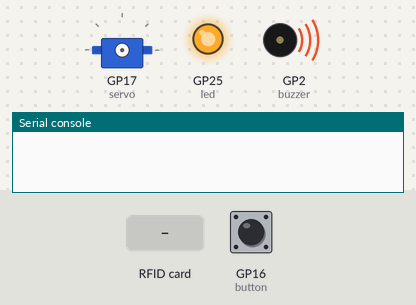
Simulated run of this program. Board: Raspberry Pi Pico running MicroPython. Parts: servo, output pins drawn as LEDs (lit = HIGH), buzzer (waves = sounding, pin HIGH), the last lines printed to the serial console. The inputs (shaded band) are chosen by the test bench; at power-on: GP16 (button) HIGH. Servo angles are drawn from the pulse width (0.5 ms = 0°, 2.5 ms = 180°).

Above: at 0.1 s.
At 1.8 s:
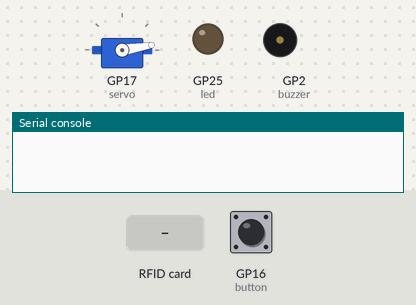
1.9 s: RFID card 5E 7A 19 C4 held to the reader
At 2.05 s:
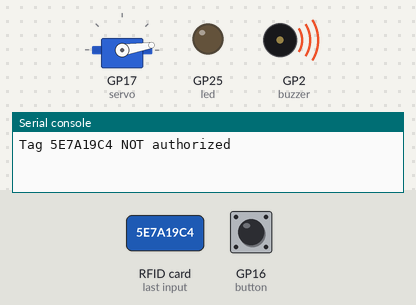
Timing chart, 0 to 4.9 s (numbered marks = the images above; inputs shaded):
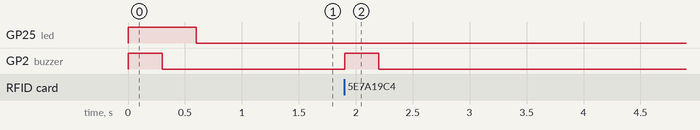

Measured:
- after the input at 1.9 s, GP2 (buzzer): LOW → HIGH at once, → LOW 0.30 s later

The program:

rfid125_mpython.py
```python
# 125kHz RFID Reader Example
from machine import Pin,PWM,UART
from time import sleep, ticks_ms, ticks_add, ticks_diff

def time_ms():
    return ticks_ms()

# Class to control a buzzer
class Buzzer:
    def __init__(self, pin):
        self.pinBuzzer = Pin(pin, Pin.OUT)
        self.pinBuzzer.off()

    def beep(self):
        self.pinBuzzer.on()
        sleep(.3)
        self.pinBuzzer.off()

# Class to check a button
class Button:
    def __init__(self, pin, debounce=20):
        self.pinButton = Pin(pin, Pin.IN, Pin.PULL_UP)
        self.pressed = False
        self.debounce = debounce
        self.last = self.pinButton.value()
        self.lastTime = time_ms()

    def released(self):
        val = self.pinButton.value()
        if val != self.last:
            # reading changed
            self.last = val
            self.lastTime = time_ms()
        elif (val == 0) != self.pressed:
            dif = ticks_diff(time_ms(),self.lastTime)
            if dif > self.debounce:
                # update button state
                self.pressed = val == 0
                return not self.pressed
        return False

# Class to control a servomotor
class Servo:
    def __init__(self, pin, time0deg=0.6, time180deg=2.4):
        self.pwmServo = PWM(Pin(pin, Pin.OUT))
        self.pwmServo.freq(50)
        self.pwmServo.duty_u16(0)
        self.time0deg = time0deg
        self.time180deg = time180deg

    def pos(self, angle):
        ontime = self.time0deg+(self.time180deg-self.time0deg)*angle/180
        val = ontime * 65535/20
        self.pwmServo.duty_u16(int(val))
        sleep(0.3)
        self.pwmServo.duty_u16(0)

# Class to get RFID reader messages
class RFID:
    def __init__(self, id, pin):
        self.uart = UART(id, tx=None, rx=Pin(pin), baudrate=9600, bits=8, parity=None, stop=1)
        self.last = ''
        self.last_read = 0
        self.bufRx = bytearray(14)
        self.pos = 0

    def read(self):
        if self.uart.any() == 0:
            ellapsed = ticks_diff(time_ms(), self.last_read)
            if (self.last != '') and (ellapsed > 1000):
                # Long time without messages, forget last tag
                self.last = ''
            return None
        rx = self.uart.read(1)
        if rx == None:
            return None
        c = rx[0]
        if self.pos==0 and c!=0x02:
            return None
        self.bufRx[self.pos] = c
        self.pos = self.pos+1
        if self.pos == 14:
            self.pos = 0
            if c == 0x03:
                # got full message
                self.last_read = time_ms()
                crc = 0
                for i in range(1,13,2):
                    x = self.bufRx[i:i+2].decode()
                    crc = crc ^ int(x,16)
                if crc == 0:
                    tag = self.bufRx[3:11].decode()
                    if tag != self.last:
                        self.last = tag
                        return tag
        return None

# Create objects
led = Pin(25, Pin.OUT)
buzzer = Buzzer(2)
button = Button(16)
servo = Servo(17)
rfid = RFID(0,13)

#
led.on()
buzzer.beep()
servo.pos(0)
led.off()

# Main Loop
autorized = set()
cadastro = False
closeTime = None
while True:
    if (closeTime != None) and (ticks_diff(time_ms(), closeTime) > 0):
        servo.pos(0)
        closeTime = None
    if button.released():
        # pressed and released button
        cadastro = True
    tag = rfid.read()
    if tag != None:
        if cadastro:
            if tag in autorized:
                print ('Tag {} already authorized'.format(tag))
            else:
                led.on()
                autorized.add(tag)
                print ('Tag {} authorized'.format(tag))
                sleep(0.3)
                led.off()
            cadastro = False
        else:
            if tag in autorized:
                print ('Tag {} authorized'.format(tag))
                servo.pos(180) # "open door"
                closeTime = ticks_add(time_ms(), 3000)
            else:
                print ('Tag {} NOT authorized'.format(tag))
                buzzer.beep()
```
